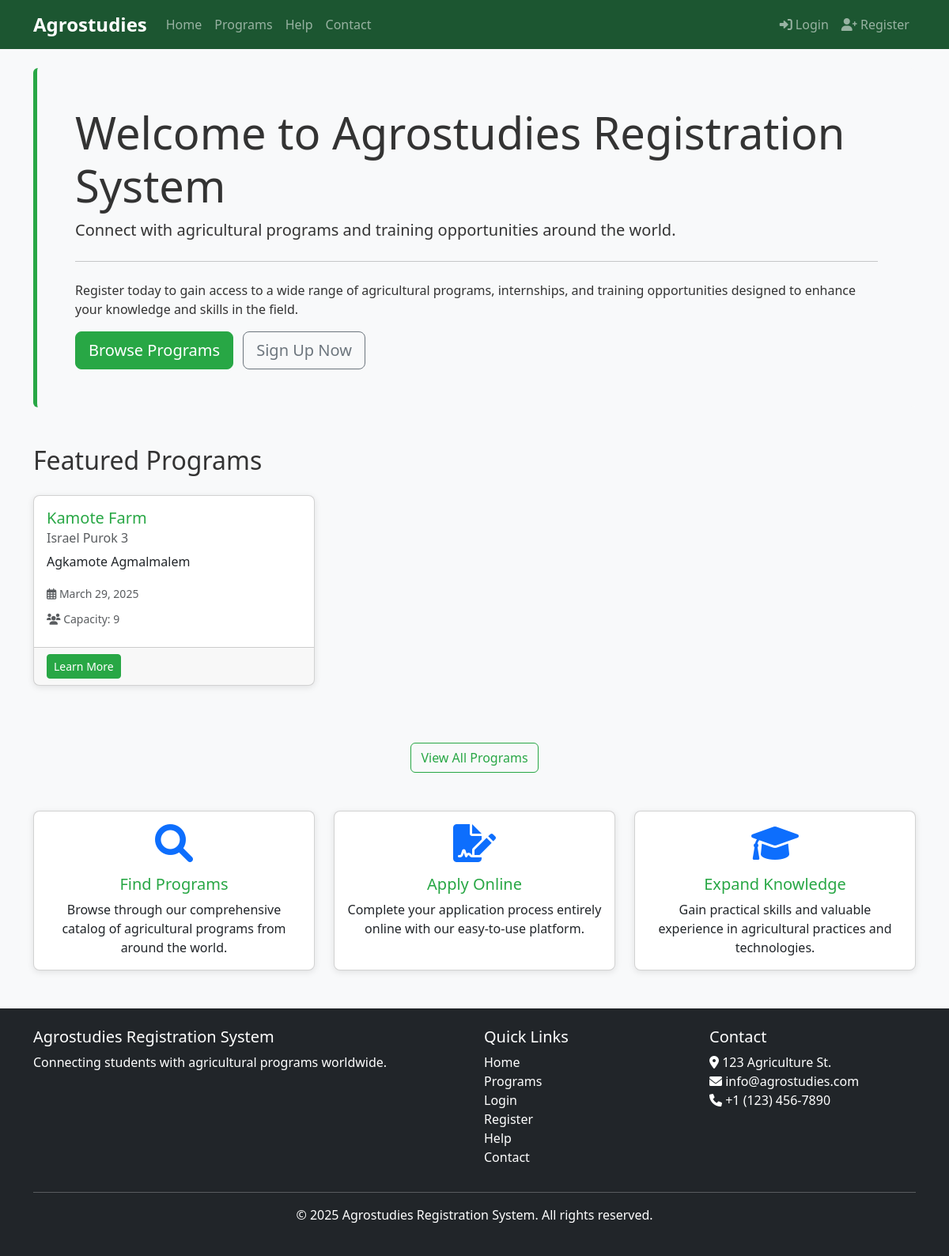
The page / on the database its author committed.
### core/models.py (models this page shows, shortened)
class AgricultureProgram(models.Model):
    title = models.CharField(max_length=200)
    description = models.TextField()
    start_date = models.DateField()
    location = models.CharField(max_length=100)
    capacity = models.PositiveIntegerField()
    created_at = models.DateTimeField(auto_now_add=True)
    updated_at = models.DateTimeField(auto_now=True)

### core/views.py (the view)
# urls.py: path('', views.index, name='index'),
def index(request):
    programs = AgricultureProgram.objects.all().order_by('-start_date')[:5]
    return render(request, 'index.html', {'programs': programs})

### core/context_processors.py (called while the page is built)
def notification_count(request):
    if request.user.is_authenticated:
        unread_count = Notification.objects.filter(user=request.user, read=False).count()
        return {
            'unread_notifications_count': unread_count
        }
    return {
        'unread_notifications_count': 0
    }

### templates/index.html (shortened to what this page needs)
{% extends 'base.html' %}
{% block content %}
<div class="jumbotron bg-light p-5 rounded">
    <h1 class="display-4">Welcome to Agrostudies Registration System</h1>
    <p class="lead">
        Connect with agricultural programs and training opportunities around the world.
    </p>
    <hr class="my-4">
    <p>
        Register today to gain access to a wide range of agricultural programs, internships,
        and training opportunities designed to enhance your knowledge and skills in the field.
    </p>
    <a class="btn btn-primary btn-lg" href="{% url 'program_list' %}" role="button">
        Browse Programs
    </a>
    {% if not user.is_authenticated %}
    <a class="btn btn-outline-secondary btn-lg ms-2" href="#" id="registerModalLink" data-bs-toggle="modal" data-bs-target="#registerModal" role="button">
        Sign Up Now
    </a>
    {% endif %}
</div>
<div class="row mt-5">
    <div class="col-md-12">
        <h2 class="mb-4">Featured Programs</h2>
    </div>
</div>
<div class="row">
    {% for program in programs %}
    <div class="col-md-4 mb-4">
        <div class="card h-100">
            <div class="card-body">
                <h5 class="card-title">{{ program.title }}</h5>
                <h6 class="card-subtitle mb-2 text-muted">{{ program.location }}</h6>
                <p class="card-text">
                    {{ program.description|truncatewords:20 }}
                </p>
                <div class="mb-2">
                    <small class="text-muted">
                        <i class="far fa-calendar-alt"></i> {{ program.start_date }}
                    </small>
                </div>
                <div class="mb-2">
                    <small class="text-muted">
                        <i class="fas fa-users"></i> Capacity: {{ program.capacity }}
                    </small>
                </div>
            </div>
            <div class="card-footer">
                <a href="{% url 'program_detail' program.id %}" class="btn btn-sm btn-primary">Learn More</a>
            </div>
        </div>
    </div>
    {% empty %}
    <div class="col-12">
        <div class="alert alert-info">
            No programs available at the moment. Please check back later.
        </div>
    </div>
    {% endfor %}
</div>
<div class="row mt-5">
    <div class="col-md-12 text-center">
        <a href="{% url 'program_list' %}" class="btn btn-outline-primary">
            View All Programs
        </a>
    </div>
</div>
<div class="row mt-5">
    <div class="col-md-4">
        <div class="card text-center h-100">
            <div class="card-body">
                <i class="fas fa-search fa-3x mb-3 text-primary"></i>
                <h5 class="card-title">Find Programs</h5>
                <p class="card-text">
                    Browse through our comprehensive catalog of agricultural programs from around the world.
                </p>
            </div>
        </div>
    </div>
    <div class="col-md-4">
        <div class="card text-center h-100">
            <div class="card-body">
                <i class="fas fa-file-signature fa-3x mb-3 text-primary"></i>
                <h5 class="card-title">Apply Online</h5>
                <p class="card-text">
                    Complete your application process entirely online with our easy-to-use platform.
                </p>
            </div>
        </div>
    </div>
    <div class="col-md-4">
        <div class="card text-center h-100">
            <div class="card-body">
                <i class="fas fa-graduation-cap fa-3x mb-3 text-primary"></i>
                <h5 class="card-title">Expand Knowledge</h5>
                <p class="card-text">
                    Gain practical skills and valuable experience in agricultural practices and technologies.
                </p>
            </div>
        </div>
    </div>
</div>
{% endblock %}

### static/css/main.css (style rules this page uses)
body { font-family: 'Segoe UI', Tahoma, Geneva, Verdana, sans-serif; background-color: #f8f9fa; color: #333; }
a { color: #28a745; text-decoration: none; }
.btn-primary { background-color: #28a745; border-color: #28a745; }
.btn-outline-primary { color: #28a745; border-color: #28a745; }
.card { border-radius: 8px; box-shadow: 0 2px 8px rgba(0,0,0,0.1); transition: transform 0.3s ease; }
.card-title { color: #28a745; }
.jumbotron { background-color: #e9f9ef; border-left: 5px solid #28a745; }

### rows shown on the page
AgricultureProgram: title "Kamote Farm", location "Israel Purok 3", description "Agkamote Agmalmalem", start_date "March 29, 2025", capacity "9"
